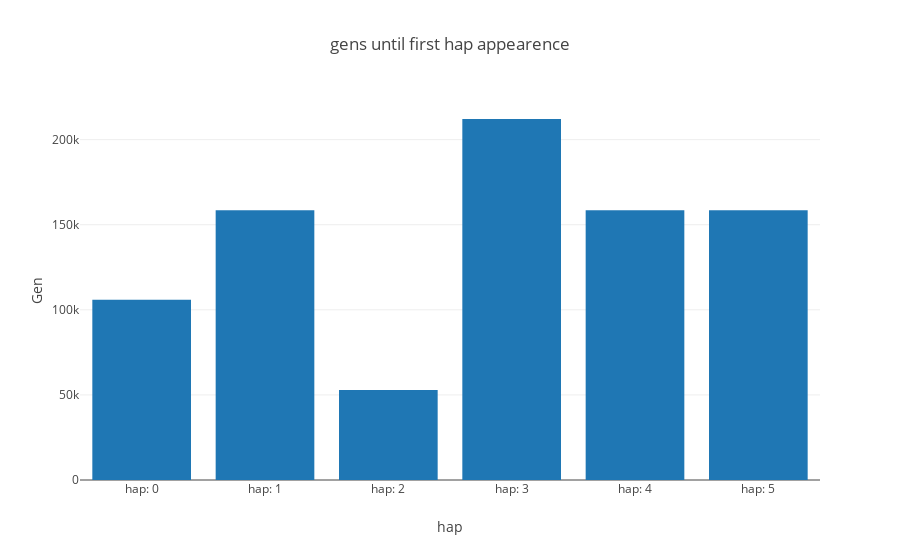

The cell this chart's notebook holds for it:
### Code cell
from structure_tools.Coalesce_plots import plot_InfSites_gens

sink= max(root_lib.keys())

if 0 not in root_lib[sink].keys():
    while 0 not in root_lib[sink].keys():
        sink -= 1


Anc_poss= root_lib[sink][-2]

hap_frame, fig_gens= plot_InfSites_gens(Anc_poss,point_up,
                                        root_lib,range_theta,
                                        Theta= Theta,mut_rate= mut_rate,height= 500,width= 900)

iplot(fig_gens)

### Figure 1 — Plotly figure (JSON) as saved in the notebook; plotly's stock layout.template omitted (floating-point values rounded to 4 significant figures)
{"data": [{"type": "bar", "uid": "f89eea5c-5071-4597-aa43-1ea621ef7a22", "x": ["hap: 0", "hap: 1", "hap: 2", "hap: 3", "hap: 4", "hap: 5"], "y": [105900.0, 158500.0, 52900.0, 212100.0, 158500.0, 158500.0]}], "layout": {"barmode": "group", "title": {"text": "gens until first hap appearence"}, "xaxis": {"title": {"text": "hap"}}, "yaxis": {"title": {"text": "Gen"}}}}
